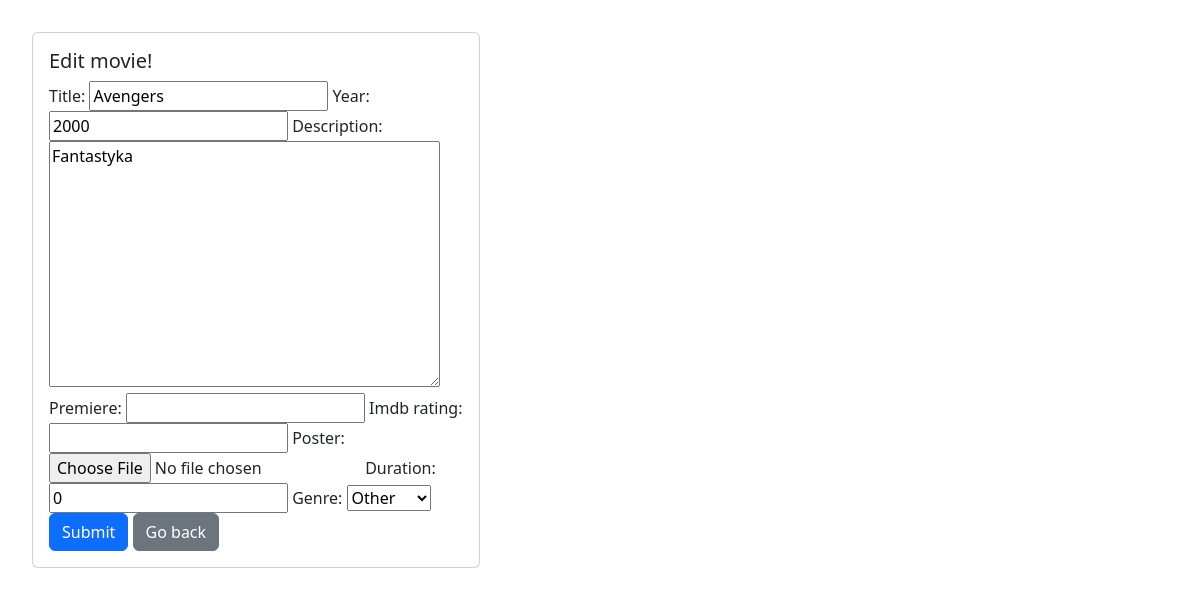
Before: /moviesweb/edit/2 (signed in) with the older database file.
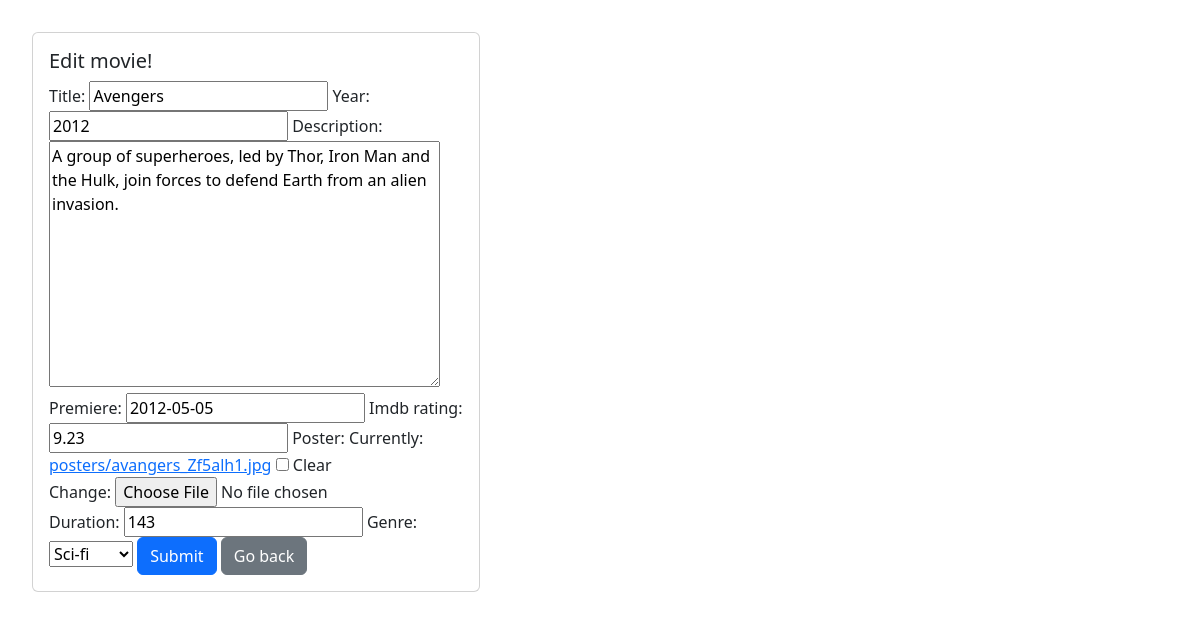
After: the same page with the newer database file.
### moviesweb/models.py (models this page shows, shortened)
class Movie(models.Model):
    title = models.CharField(max_length=64, blank=False, unique=True)
    year = models.PositiveSmallIntegerField(default=2000)
    description = models.TextField(default='')
    premiere = models.DateField(null=True, blank=True)
    imdb_rating = models.DecimalField(max_digits=10, decimal_places=2, null=True, blank=True)
    poster = models.ImageField(upload_to="posters", null=True, blank=True)
    more_info = models.OneToOneField(MoreInfo, on_delete=models.CASCADE, null=True, blank=True)

class MoreInfo(models.Model):
        Genre = {
            (0,'Other'),
            (1,'Horror'),
            (2,'Drama'),
            (3,'Comedy'),
            (4,'Sci-fi')
        }
        duration = models.PositiveSmallIntegerField(default=0)
        genre = models.PositiveSmallIntegerField(default=0, choices=Genre)

### moviesweb/views.py (the view)
# urls.py: path('edit/<int:id>', edit_movie, name= 'edit_movie'),
@login_required
def edit_movie(request, id):
    movie = get_object_or_404(Movie, pk=id)
    ratings = MovieRating.objects.filter(movie=movie)
    actors = movie.actors.all()
    try:
        more_info = MoreInfo.objects.get(movie=movie.id)
    except MoreInfo.DoesNotExist:
        more_info = None
    form_movie = MovieForm(request.POST or None, request.FILES or None,instance=movie)
    form_more_info = MoreInfoForm(request.POST or None,instance=more_info)
    form_rating = MovieRatingForm(request.POST or None)
    if request.method== 'POST':
        if 'stars' in request.POST:
            rating = form_rating.save(commit=False)
            rating.movie = movie
            rating.save()
    if all((form_movie.is_valid(),form_more_info.is_valid())):
        movie = form_movie.save(commit=False)
        more_info = form_more_info.save()
        movie.more_info = more_info
        movie.save()
        return redirect(all_movies)
    return render(request,'movie_form.html',{'form_movie':form_movie,'form_more_info':form_more_info,'ratings':ratings,'form_rating':form_rating,'actors':actors, 'is_new':False})

### moviesweb/forms.py
class MovieForm(ModelForm):
    class Meta:
        model = Movie
        fields = ['title','year','description','premiere','imdb_rating','poster']

class MoreInfoForm(ModelForm):
    class Meta:
        model = MoreInfo
        fields = ['duration','genre']

### templates/movie_form.html (shortened to what this page needs)
{% extends 'main.html' %}
{% load bootstrap %}
{% block page %}
    <div class="card" style="width: 28rem;">
        <div class="card-body">
            {% if is_new %}
                    <h5 class="card-title">Add movie!</h5>
                {% else %}
                    <h5 class="card-title">Edit movie!</h5>
                {% endif %}
            <form method="post" enctype="multipart/form-data">
                {{ form_movie|bootstrap }}
                {{ form_more_info|bootstrap }}
                    {% if is_new %}
                    <button type="submit" class="btn btn-primary">Add movie</button>
                    {% else %}
                    <button type="submit" class="btn btn-primary">Submit</button>
                    {% endif %}
                <a href="{% url 'all_movies' %}" class="btn btn-secondary">Go back</a>
            </form>
        </div>
    </div>
{% endblock %}

Changed rows visible on the page:
changed Movie "Avengers": year "2000" → "2012"; description "Fantastyka" → "A group of superheroes, led by Thor, Iron Man and the Hulk, join forces to defend Earth from an alien invasion."; premiere (not shown) → "2012-05-05"; imdb_rating (not shown) → "9.23"
added MoreInfo: duration "143", genre "Sci-fi"
Other visible differences:
form field form_movie: (not shown) → "☐"
form field duration: "0" → (not shown)
form field genre: "Other" → (not shown)
text no longer shown: "Title: Year: Description: Premiere: Imdb rating: Poster:"
text now shown: "Title: Year: Description: Premiere: Imdb rating: Poster: Currently: posters/avangers_Zf5alh1.jpg Clear Change:"
